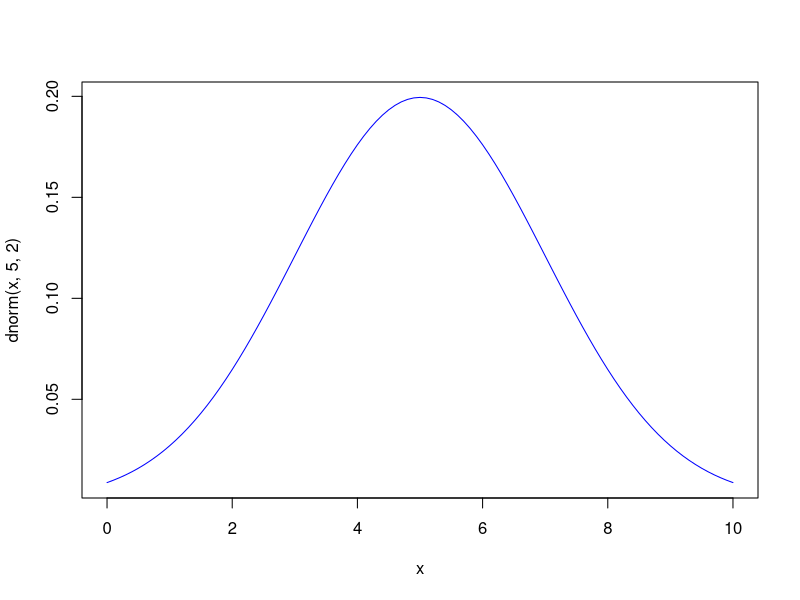
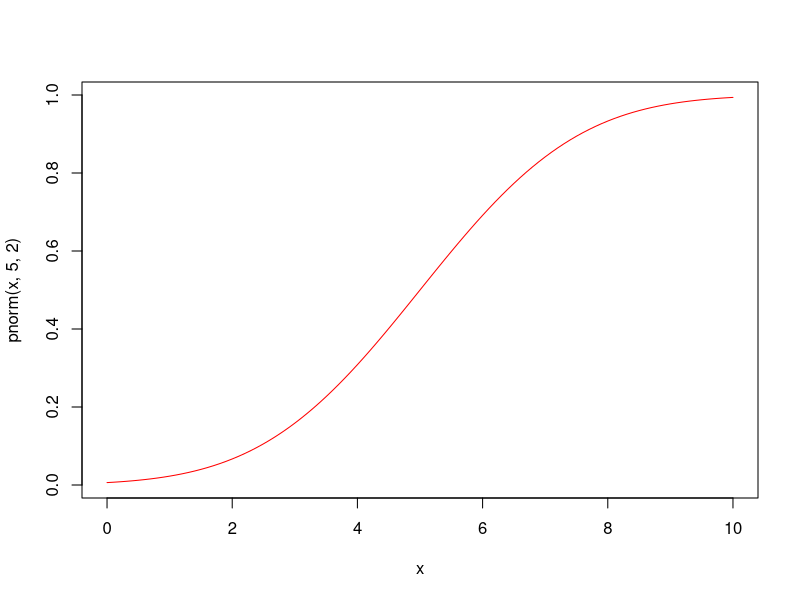
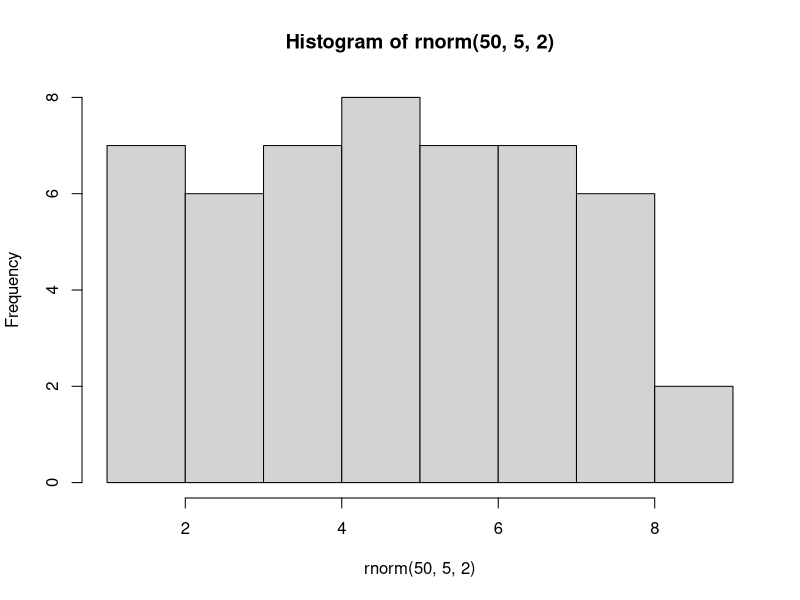
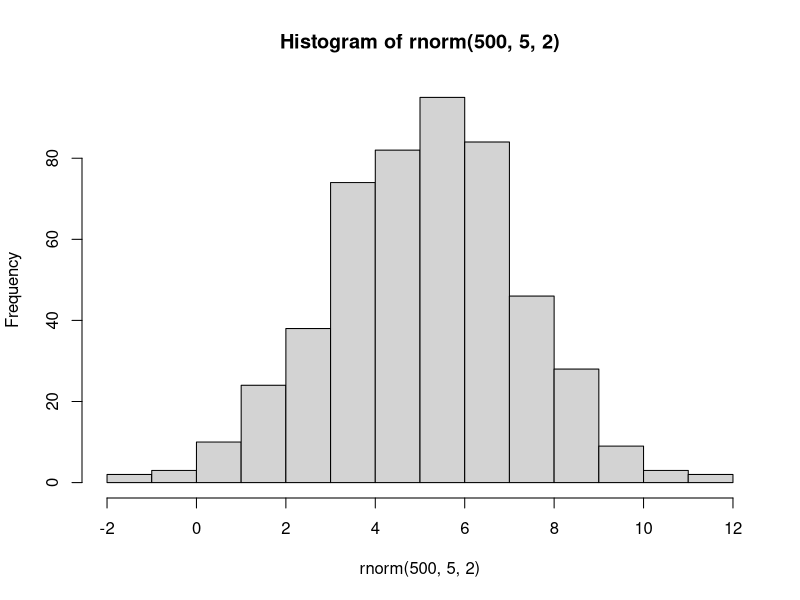
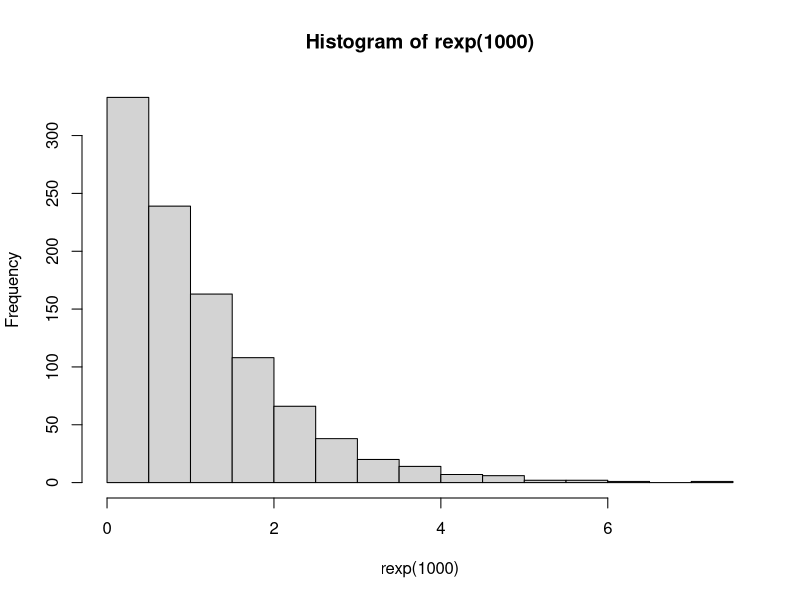
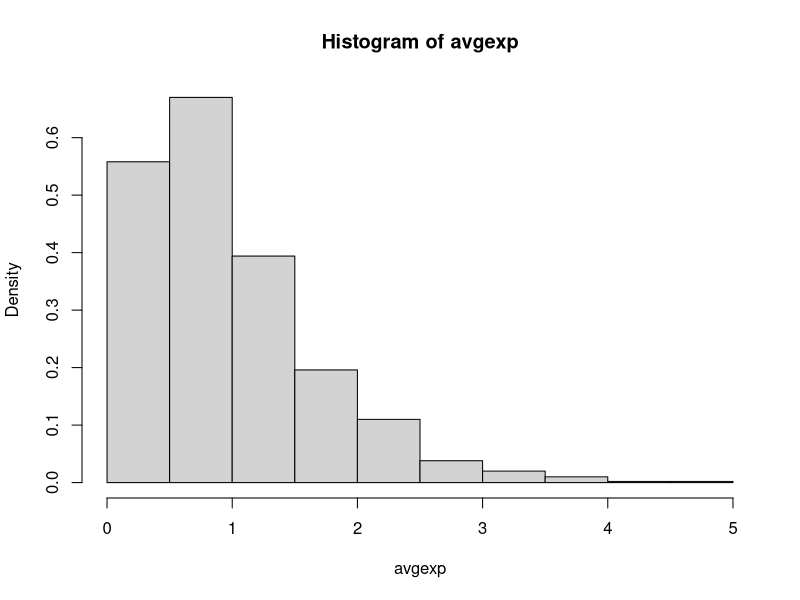
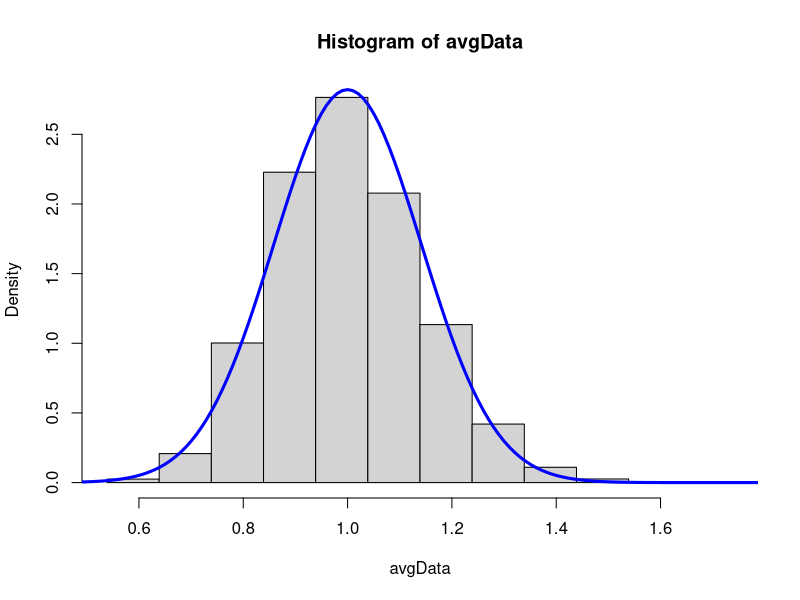

Write R code to recreate these figures, in order.
#1)a)
pnorm(116,100,16)-pnorm(84,100,16)
#1)b)
qnorm(.975,100,16)-qnorm(.025,100,16)
#2)a)
pbinom(440+10,600,.75)-pbinom(440-10,600,.75)
#2)b)
mean = 600*.75
stdev = sqrt(600*.75*.25)
pnorm(440+10,mean,stdev)-pnorm(440-10,mean,stdev)
pnorm(440+10+0.5,mean,stdev)-pnorm(440-10-0.5,mean,stdev)
#3)a)
sum(dpois(54:62,50))
#3)b)
pnorm(62.5,50,sqrt(50)) - pnorm(53.5,50,sqrt(50))
#4)a)
mean = 6*320
stdev = sqrt(20^2*6)
1-pnorm(1900,mean,stdev)
#4)b)
profit = 320*.4+150*.7
stdev = sqrt((20*.4)^2 + (12*.7)^2)
1-pnorm(300,profit,stdev)
#5)a)
x = seq(5-5,5+5,by = .1)
plot(x, dnorm(x,5,2), "l", col="blue")
plot(x, pnorm(x,5,2), "l", col="red")
#5)b)
#for S
expS = 5*50
sigmaS = 50*sqrt(2^2)
#for X
expX = (50*5)/50
sigmaX = sqrt(2^2/50^2)
#5)c)
hist(rnorm(50,5,2))
hist(rnorm(500,5,2))
#6)a)
hist(rexp(1000))
#6)b)
rexp1 = rexp(1000)
rexp2 = rexp(1000)
avgexp = (rexp1+rexp2)/2
hist(avgexp, freq = FALSE)
#6)c)
rexp1 = rexp(50*10000)
data = matrix(rexp1, nrow = 50, ncol = 10000)
avgData = colMeans(data)
binwidth = .1
x = seq(min(avgData), max(avgData)+binwidth, binwidth)
hist(avgData, breaks = x, freq = FALSE)
#6)d)
x = seq(-3,5,.01)
lines(x,dnorm(x,1,sqrt(1/50)), col="blue", lwd=3)